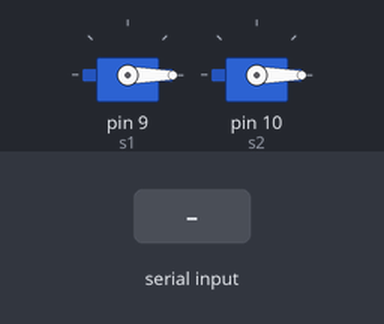
Recording of a sketch running on a simulated Arduino Uno, built with avr-gcc and run on an emulated ATmega328P. Parts: 2 × servo. The test bench sets the inputs (shaded band).

Above: at 3.7 s.
3.8 s: byte 30 received over Serial
At 4.3 s:
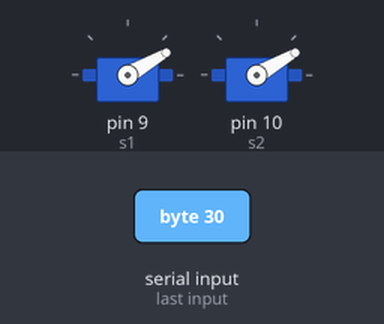
5.3 s: byte 120 received over Serial
At 6.6 s:
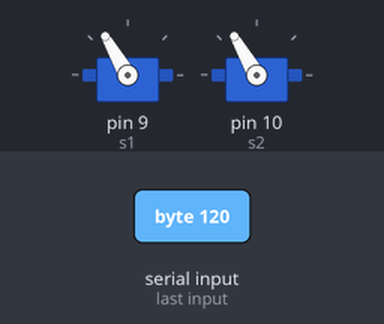
Timing chart, 0 to 8.3 s (numbered marks = the images above; inputs shaded):
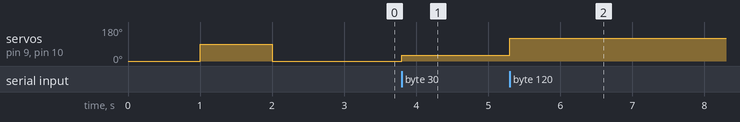

Measured:
- after the input at 3.8 s, servo on pin 9 (s1), servo on pin 10 (s2): 0° → 30° at once
- after the input at 5.3 s, servo on pin 9 (s1), servo on pin 10 (s2): 30° → 120° at once

The sketch:

servo_serial_min.ino
```cpp
/*
 * Minimum serial servo test.
 * Receives a single byte = angle (0-90), moves both servos.
 * No start byte, no framing.
 */
#include <Servo.h>

Servo s1;
Servo s2;

void setup() {
    Serial.begin(9600);
    s1.attach(9);
    s2.attach(10);

    // Confirm servos work
    s1.write(0);  s2.write(0);  delay(1000);
    s1.write(90); s2.write(90); delay(1000);
    s1.write(0);  s2.write(0);  delay(500);
}

void loop() {
    if (Serial.available()) {
        byte angle = Serial.read();
        s1.write(angle);
        s2.write(angle);
        digitalWrite(13, HIGH);
        delay(200);
        digitalWrite(13, LOW);
    }
}
```
